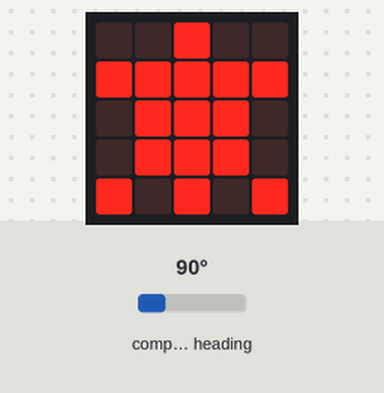
Recording of a program running on a simulated BBC micro:bit (MakeCode). On the bench: the board's 5×5 LED display. The inputs (shaded band) are chosen by the test bench; at power-on: compass heading 90°. The compass is already calibrated.

Above: at 1.2 s.
1.3 s: compass heading set to 50°
2.8 s: compass heading set to 40°
At 4.1 s:
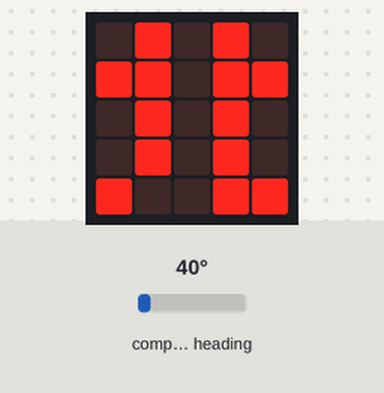
4.4 s: compass heading set to 180°
At 5.8 s:
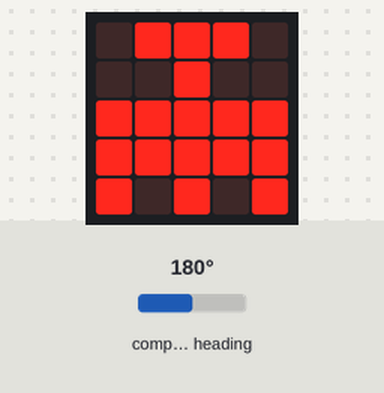
6.1 s: compass heading set to 220°
7.6 s: compass heading set to 230°
At 8.4 s:
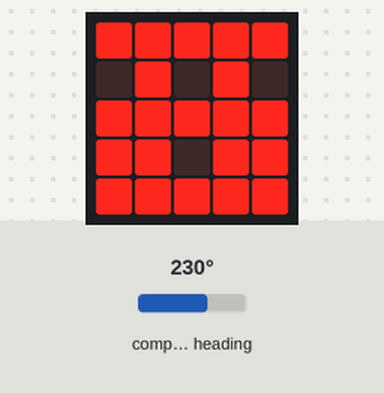
9.4 s: compass heading set to 7°
At 10.2 s:
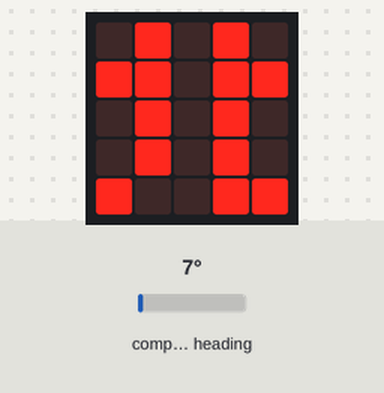
Timing chart, 0 to 12.1 s (numbered marks = the images above; inputs shaded):
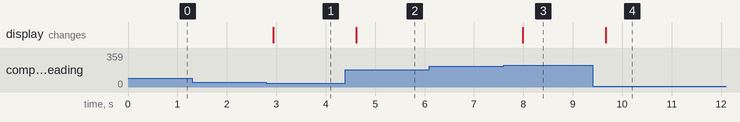

The program:

main.ts
```typescript
let 方位 = 0
basic.forever(function () {
    方位 = input.compassHeading()
    if (方位 < 45) {
        basic.showLeds(`
            . # . # .
            # # . # #
            . # . # .
            . # . # .
            # . . # #
            `)
    } else if (方位 < 135) {
        basic.showLeds(`
            . . # . .
            # # # # #
            . # # # .
            . # # # .
            # . # . #
            `)
    } else if (方位 < 225) {
        basic.showLeds(`
            . # # # .
            . . # . .
            # # # # #
            # # # # #
            # . # . #
            `)
    } else if (方位 < 315) {
        basic.showLeds(`
            # # # # #
            . # . # .
            # # # # #
            # # . # #
            # # # # #
            `)
    } else {
        basic.showLeds(`
            . # . # .
            # # . # #
            . # . # .
            . # . # .
            # . . # #
            `)
    }
})
```

test.ts
```typescript
// テストはここに来ます。このパッケージが拡張機能として使用されるときにはコンパイルされません。
```

Measured:
- the behaviour switches between 45 and 44° on compass heading (found by bisection; images 0 and 1)
- the behaviour switches between 224 and 225° on compass heading (found by bisection; images 2 and 3)
- after the input at 1.3 s, every drawn part: stays the same
- after the input at 2.8 s, the display: changes after 0.14 s (image 1)
- after the input at 4.4 s, the display: changes after 0.22 s (image 2)
- after the input at 6.1 s, every drawn part: stays the same
- after the input at 7.6 s, the display: changes after 0.38 s (image 3)
- after the input at 9.4 s, the display: changes after 0.27 s (image 4)
